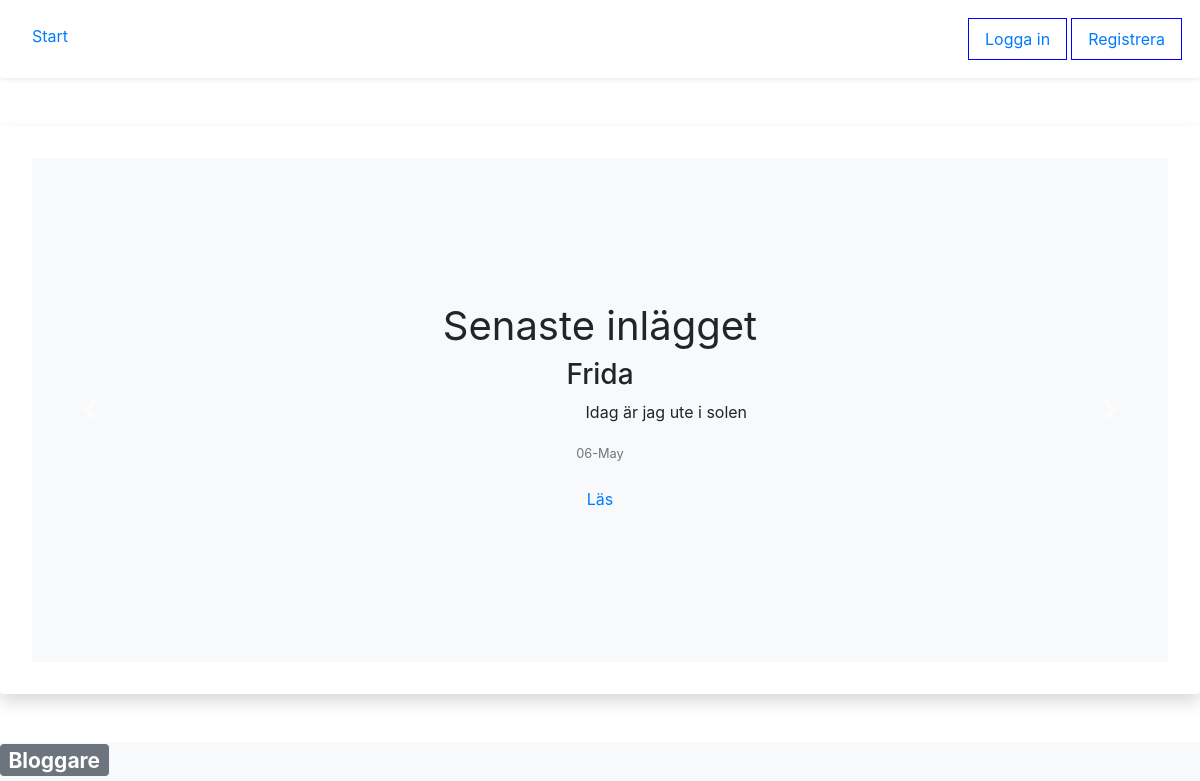
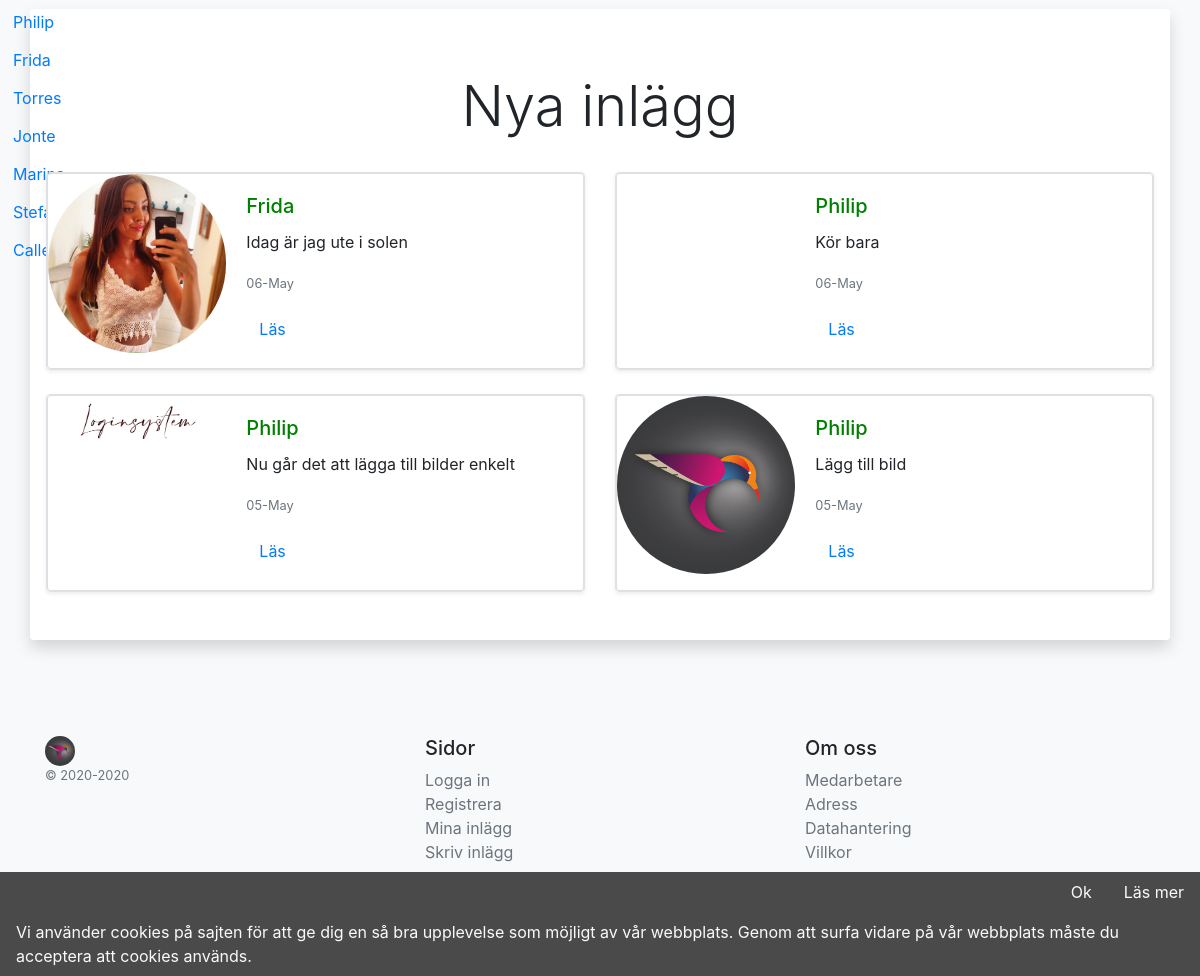
The page / on the database its author committed (2 pictures, top to bottom).
### tables this page shows
CREATE TABLE `content` (
  `id` int(11) NOT NULL,
  `author` varchar(55) NOT NULL,
  `title` varchar(55) NOT NULL,
  `text` longtext NOT NULL,
  `image` varchar(255) NOT NULL,
  `date` varchar(55) NOT NULL,
  `time` varchar(55) NOT NULL
);

CREATE TABLE `users` (
  `id` int(11) NOT NULL,
  `name` varchar(55) NOT NULL,
  `password` varchar(255) NOT NULL
);

### postsfirstpage.php (the view)
<?php
require_once('db.php');
$sql = "SELECT * FROM content ORDER BY id DESC LIMIT 4";
$result = mysqli_query($con, $sql);
if (mysqli_num_rows($result) > 0) {
    while($row = mysqli_fetch_assoc($result)) {
echo '
    <div class="col-md-6">
      <div class="row no-gutters border rounded overflow-hidden flex-md-row mb-4 shadow-sm h-md-250 position-relative">
        <div class="card mb-" style="max-width: 540px;">
  <div class="row no-gutters">
    <div class="col-md-4">
      <img src="'.$row['image'].'" class="card-img rounded-circle" alt="">
    </div>
    <div class="col-md-8">
      <div class="card-body">
        <h5 class="card-title">'.$row['author'].'</h5>
        <p id="card-text">'.$row['text'].'</p>
        <p class="card-text"><small class="text-muted">'.$row['date'].'</small></p>
            <form id="myForm" action="getdata.php" method="GET">
                 <input type="hidden" name="id" value='.$row["id"].'>
         <button type="submit" class="btn btn-link">Läs</button>
         </form>
      </div>
    </div>
  </div>
</div>
    </div>
  </div>
        ';
    }
} else {
    echo
     '<p> Inga inlägg ännu </p>
        '
        ;
}
?>

### index.php (shortened to what this page needs)
<!doctype html>
<html lang="sv">
  <head>
      <link rel="stylesheet" href="https://stackpath.bootstrapcdn.com/bootstrap/4.4.1/css/bootstrap.min.css">
      <link href="style.css" rel="stylesheet" type="text/css">
  </head>
  <body>
      <?php include('header.php') ?>
      <?php include('slider.php') ?>
      <?php include('marketing.php') ?>
      <?php include('cookie.php') ?>
      <?php include('footer.php') ?>
      </body>
</html>

### header.php
   <div id="header" class="cover-container d-flex w-100 h-100 p-3 mx-auto flex-column site-header sticky-top py-1 shadow-sm p-3 mb-5 bg-white rounded" style="background-color:white;">
 <header class="masthead mb-auto">
   <div class="inner">
        <nav class="nav nav-masthead float-left">
<a class="nav-link" href="index.php">Start</a>
              </nav>
     <nav class="nav nav-masthead float-right">
       <a id="buttonlog" class="nav-link" href="login.php">Logga in</a>
       <a id="buttonlog" class="nav-link" href="register.php">Registrera</a>
     </nav>
   </div>
 </header>
       </div>

### slider.php (shortened to what this page needs)
<div id="carouselExampleCaptions" class="carousel slide shadow p-3 mb-5 bg-white rounded" data-ride="carousel">
  <ol class="carousel-indicators">
    <li data-target="#carouselExampleCaptions" data-slide-to="0" class="active"></li>
    <li data-target="#carouselExampleCaptions" data-slide-to="1"></li>
    <li data-target="#carouselExampleCaptions" data-slide-to="2"></li>
  </ol>
  <div class="carousel-inner">
    <div class="carousel-item active">
        <?php include('toppost.php') ?>
    </div>
  </div>
  <a  class="carousel-control-prev" href="#carouselExampleCaptions" role="button" data-slide="prev">
    <span id="next"  class="carousel-control-prev-icon" aria-hidden="true"></span>
  </a>
  <a   class="carousel-control-next" href="#carouselExampleCaptions" role="button" data-slide="next">
    <span id="next"  class="carousel-control-next-icon" aria-hidden="true"></span>
  </a>
</div>

### toppost.php
<?php
require_once('db.php');
$sql = "SELECT * FROM content ORDER BY id DESC LIMIT 1";
$result = mysqli_query($con, $sql);
if (mysqli_num_rows($result) > 0) {
    while($row = mysqli_fetch_assoc($result)) {
echo '
        <div id="index" class="position-relative overflow-hidden p-3 p-md-5 m-md-3 text-center bg-light">
  <div class="col-md-5 p-lg-5 mx-auto my-5">
    <h1 class="display-8 font-weight-normal">Senaste inlägget</h1>
     <h3>'.$row['author'].'</h3>
        <p id="card-texts">'.$row['text'].'</p>
        <p class="card-texts"><small class="text-muted">'.$row['date'].'</small></p>
            <form id="myForm" action="getdata.php" method="GET">
                 <input type="hidden" name="id" value='.$row["id"].'>
         <button type="submit" class="btn btn-link">Läs</button>
         </form>
  </div>
  <div class="product-device shadow-sm d-none d-md-block"></div>
  <div class="product-device product-device-2 shadow-sm d-none d-md-block"></div>
</div>
        ';
    }
} else {
    echo
     '<p> Inga inlägg ännu </p>
        '
        ;
}
?>

### marketing.php
<div id="aside" class="position-absolute">
    <h3> <span class="badge badge-secondary">Bloggare</span></h3>
    <?php include('aside.php') ?>
</div>
<div id="products" class="album py-5 bg-light">
    <div class="container shadow p-3 mb-5 bg-white rounded">
          <div class="px-3 py-3 pt-md-5 pb-md-4 mx-auto text-center">
  <h1 class="display-4">Nya inlägg</h1>
</div>
                <div class="row mb-2">
    <?php include('postsfirstpage.php') ?>
        </div>
        </div>

### aside.php
<?php
require_once('db.php');
$sql = "SELECT name FROM users";
$result = mysqli_query($con, $sql);
if (mysqli_num_rows($result) > 0) {
    while($row = mysqli_fetch_assoc($result)) {
echo '
        <div id="aside">
            <form id="myForm" action="gotoblogger.php" method="GET">
                 <input type="hidden" name="author" value='.$row['name'].'>
         <button type="submit" class="btn btn-link">'.$row['name'].'</button>
         </form>
      </div>
        ';
    }
} else {
    echo
     '<p> Inga inlägg ännu </p>
        '
        ;
}
?>

### cookie.php (shortened to what this page needs)
   <div id="cookie" class="fixed-bottom">
 <header class="masthead mb-auto">
   <div class="inner">
                 <nav class="nav nav-masthead float-right">
        <a class="nav-link text-light" href="cookies.php">Ok</a>
       <a class="nav-link text-light" href="https://gdpr.eu/">Läs mer</a>
     </nav>
                 <nav class="nav nav-masthead float-right">
<a class="nav-link text-light" href="index.php">Vi använder cookies på sajten för att ge dig en så bra upplevelse som möjligt av vår webbplats. Genom att surfa vidare på vår webbplats måste du acceptera att cookies används. </a>
     </nav>
           </div>
 </header>
       </div>

### footer.php
<footer class="container py-5">
  <div class="row">
    <div class="col-12 col-md">
      <img id="logo" src="icon.png" width="30" height="30" alt="">
      <small class="d-block mb-3 text-muted">&copy; 2020-<?php echo date('Y') ?></small>
    </div>
    <div class="col-6 col-md">
      <h5>Sidor</h5>
      <ul class="list-unstyled text-small">
        <li><a class="text-muted" href="login.php">Logga in</a></li>
         <li><a class="text-muted" href="register.php">Registrera</a></li>
        <li><a class="text-muted" href="mycontent.php">Mina inlägg</a></li>
        <li><a class="text-muted" href="writecontents.php">Skriv inlägg</a></li>
      </ul>
    </div>
    <div class="col-6 col-md">
      <h5>Om oss</h5>
      <ul class="list-unstyled text-small">
        <li><a class="text-muted" href="#">Medarbetare</a></li>
        <li><a class="text-muted" href="#">Adress</a></li>
        <li><a class="text-muted" href="#">Datahantering</a></li>
        <li><a class="text-muted" href="#">Villkor</a></li>
      </ul>
    </div>
  </div>
</footer>

### style.css (style rules this page uses)
#logo { border-radius: 50%; }
.card-title { color: green; }
#card-text { width: 540px; overflow: hidden; white-space: nowrap; text-overflow: ellipsis; }
#card-texts { width: 470px; overflow: hidden; white-space: nowrap; text-overflow: ellipsis; }
#buttonlog { border: 1px solid blue; margin: 2px; }
#cookie { background-color:rgba(0, 0, 0, 0.7); }

### cookie.php (style rules this page uses)
#cookie { display:block; }

### rows shown on the page
content: author "Frida", text "Idag är jag ute i solen", date "06-May", image (picture)
users: name "Philip"
users: name "Frida"
users: name "Torres"
users: name "Jonte"
users: name "Marina"
users: name "Stefan"
users: name "Calle"
content: author "Philip", text "Kör bara", date "06-May"
content: image (picture), author "Philip", text "Nu går det att lägga till bilder enkelt", date "05-May"
content: image (picture), author "Philip", text "Lägg till bild", date "05-May"
